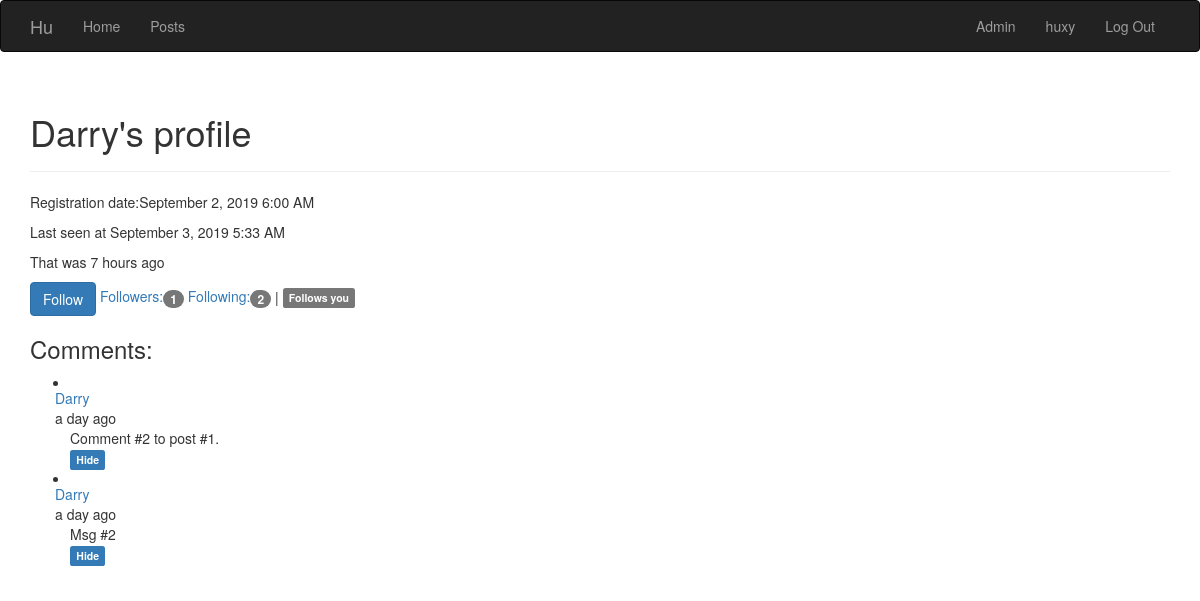
Page /user/Darry (signed in) on the committed database.
### app/models.py (models this page shows, shortened)
class User(UserMixin, db.Model):
    __tablename__ = 'users'
    id = db.Column(db.Integer, primary_key = True)
    username = db.Column(db.String(64), unique = True, index = True)
    password_hash = db.Column(db.String(128))
    role_id = db.Column(db.Integer, db.ForeignKey('roles.id'))
    location = db.Column(db.String(64))
    about_me = db.Column(db.Text())
    member_since = db.Column(db.DateTime(), default=datetime.utcnow)
    last_seen = db.Column(db.DateTime(), default=datetime.utcnow)
    comments = db.relationship('Comment', backref='author', lazy='dynamic')
    posts = db.relationship('Post', backref='author', lazy='dynamic')
    followed = db.relationship('Follow', foreign_keys=[Follow.follower_id], backref=db.backref('follower', lazy='joined'),lazy='dynamic',cascade='all, delete-orphan')
    follower = db.relationship('Follow', foreign_keys=[Follow.followed_id], backref=db.backref('followed', lazy='joined'),lazy='dynamic',cascade='all, delete-orphan')
    def can(self, permissions):
        return self.role is not None and (self.role.permissions & permissions) == permissions
    def is_administrator(self):
        return self.can(Permissions.ADMINISTRATOR)
    @property
    def password(self):
        raise AttributeError('Password is not a readable attribute.')
    def ping(self):
        self.last_seen = datetime.utcnow()
        db.session.add(self)
    def is_following(self, user):
        return self.followed.filter_by(followed_id=user.id).first() is not None

class Comment(db.Model):
    __tablename__ = 'comments'
    id = db.Column(db.Integer, primary_key=True)
    post_id = db.Column(db.Integer, db.ForeignKey('posts.id'))
    body = db.Column(db.Text)
    timestamp = db.Column(db.DateTime,index=True, default=datetime.utcnow)
    author_id = db.Column(db.Integer, db.ForeignKey('users.id'))
    disabled = db.Column(db.Boolean, default = False)

### app/main/views.py (the view)
@main.route('/user/<username>')
def user(username):
    user=User.query.filter_by(username=username).first()
    if not user:
        flash('No correspondent user.')
        return redirect('.index')
    comments = user.comments.order_by(Comment.timestamp.desc()).all()
    return render_template('user.html', user=user, Permissions=Permissions, comments=comments)

### app/auth/views.py (called while the page is built)
@auth.before_app_request
def before_request():
    if current_user.is_authenticated:
        current_user.ping()

### app/models.py (called while the page is built)
@login_manager.user_loader
def load_user(user_id):
    return User.query.get(int(user_id))

### app/templates/user.html (shortened to what this page needs)
{% extends "base.html" %}
{% block page_content  %}
<div class="page-header">
	<h1>{{user.username}}'s profile</h1>
</div>
{%include '_profile.html'%}
{% if current_user.id != user.id and current_user.can(Permissions.FOLLOW) %}
	{% if current_user.is_following(user) %}
	<a href="{{url_for('main.unfollow', user_id=user.id)}}" class="btn btn-primary">
		Unfollow
	</a>
	{%else%}
	<a href="{{url_for('main.follow', user_id=user.id)}}" class="btn btn-primary">
		Follow
	</a>
	{%endif%}
{%endif%}
<a href="{{url_for('main.followers', username=user.username)}}">
	Followers:<span class="badge">{{user.follower.count()}}</span>
</a>
<a href="{{url_for('main.following', username=user.username)}}">
	Following:<span class="badge">{{user.followed.count()}}</span>
</a>
{% if current_user.is_authenticated and current_user != user and user.is_following(current_user) %}
	| <span class="label label-default">Follows you</span>
{%endif%}
{%include '_comments.html'%}
{% endblock %}

### app/templates/base.html (shortened to what this page needs)
{% extends "bootstrap/base.html" %}
{% block head %}
{{super()}}
{% endblock %}
{% block navbar %}
<div class="navbar navbar-inverse" role="navigation">
	<div class="container">
		<div class="navvar-header">
			<a class="navbar-brand" href="{{ url_for('main.index') }}">Hu</a>
		</div>
		<div class="navbar-collapse collapse">
			<ul class="nav navbar-nav">
				<li><a href="{{url_for('main.index')}}">Home</a></li>
			</ul>
			<ul class="nav navbar-nav">
				<li><a href={{url_for('main.posts')}}>Posts</a></li>
			</ul>
			<ul class="nav navbar-nav navbar-right">
				{%if current_user.is_authenticated %}
				{%if current_user.is_administrator() %}
				<li><a href="{{url_for('auth.admin')}}">Admin</a></li>
				{%endif%}
				<li><a href="{{ url_for('auth.account', username=current_user.username)}}">{{current_user.username}}</a></li>
				<li><a href="{{ url_for('auth.logout') }}">Log Out</a></li>
				{%else%}
				<li><a href={{url_for('auth.register')}}>Register</a></li>
				<li><a href="{{url_for('auth.login') }}">Log In</a></li>
				{%endif%}
			</ul>
		</div>
	</div>
</div>
{% endblock %}
{% block content %}
<div class="container">
	{% block page_content %}{% endblock %}
</div>
{% endblock %}

### app/templates/_profile.html (shortened to what this page needs)
<div>
	<p>Registration date:{{moment(user.member_since).format('LLL')}}</p>
	<p>Last seen at {{moment(user.last_seen).format('LLL')}}</p>
	<p>That was {{moment(user.last_seen).fromNow(refresh=True)}}</p>
</div>

### app/templates/_comments.html
<div>
	<h3>Comments:</h3>
<ul class="posts">
	{%for comment in comments %}
	{%if current_user.is_administrator() or not comment.disabled %}
		<li class="post">
			<div class="row">
				<div class="col-4">
					<div class="post-author">
						<a href="{{url_for('main.user', username=comment.author.username)}}">
							{{ comment.author.username }}
						</a>
					</div>
				</div>
				<div class="col-4">
					<div class="post-date">{{moment(comment.timestamp).fromNow()}}</div>
				</div>
			</div>
				<div class="post-content">
					<div class="post-body">
						{{comment.body}}
					</div>
				</div>
				<div class="post-footer">
					{%if current_user.is_administrator()%}
						{%if not comment.disabled%}
						<a href="{{url_for('main.hide_comment', id=comment.id)}}">
							<span class="label label-primary">Hide</span>
						</a>
						{%else%}
						<a href="{{url_for('main.unhide_comment', id=comment.id)}}">
							<span class="label label-primary">Unhide</span>
						</a>
						{%endif%}
					{%endif%}
		</li>
	{%endif%}
	{%endfor%}
</ul>
</div>

### rows in the picture
User: username "huxy"
User: username "Darry", member_since "September 2, 2019 6:00 AM", last_seen "September 3, 2019 5:33 AM", last_seen "7 hours ago"
Comment: author.username "Darry", timestamp "a day ago", body "Comment #2 to post #1."
Comment: author.username "Darry", timestamp "a day ago", body "Msg #2"

### other values in the picture
{{ user.follower.count() }} "1"
{{ user.followed.count() }} "2"
